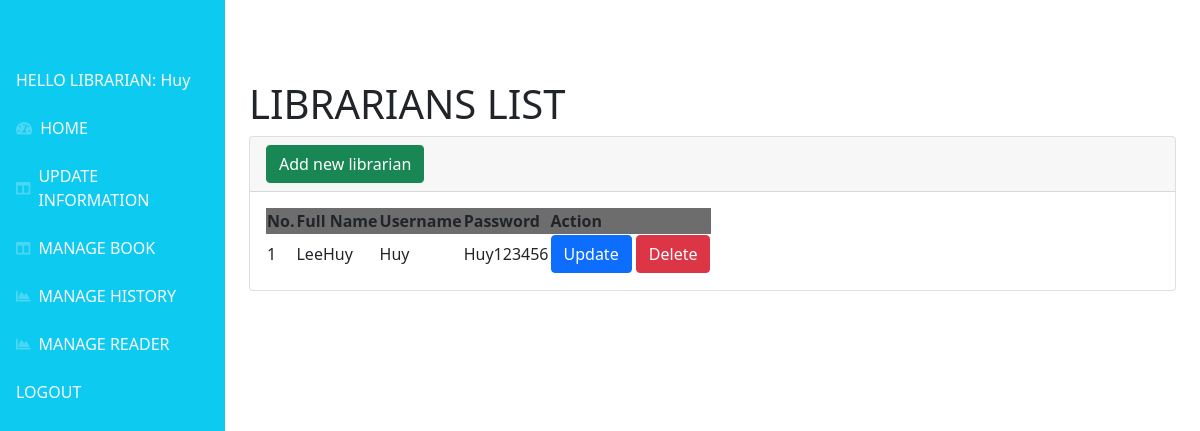
The app's page /admin/nguoidung.php (signed in) with its own data.
### tables this page shows
CREATE TABLE `user` (
  `id` int(11) NOT NULL,
  `fullname` varchar(250) NOT NULL,
  `username` varchar(250) NOT NULL,
  `password` varchar(250) NOT NULL,
  `role` int(11) NOT NULL,
  `status` int(11) NOT NULL
);

### admin/nguoidung.php (the view, shortened to what this page needs)
<!DOCTYPE html>
<html lang="en">
<head>
    <?php include('inc/head.php') ?>
</head>
<body class="sb-nav-fixed">
        <?php include('inc/header.php') ?>
    <div id="layoutSidenav">
        <div class="d-md-none d-lg-block">
            <?php include('inc/menu.php') ?>
        </div>
        <div id="layoutSidenav_content">
            <main>
                <div class="container-fluid px-4">
                    <h1 class="mt-4">LIBRARIANS LIST</h1>
                    <div class="card mb-4">
                        <div class="card-header">
                            <button type="button" class="btn btn-success" data-bs-toggle="modal"
                                data-bs-target="#exampleModalAdd">
                                Add new librarian
                            </button>
                        </div>
                        <div class="card-body">
                            <table id="datatablesSimple">
                                <thead>
                                    <tr style="background-color : #6D6D6D">
                                        <th>No.</th>
                                        <th>Full Name</th>
                                        <th>Username</th>
                                        <th>Password</th>
                                        <th>Action</th>
                                    </tr>
                                </thead>
                                <tbody>
                                    <?php
                                    $query = "SELECT * FROM user WHERE role = 2 ORDER BY id DESC";
                                    $result = mysqli_query($connect, $query);
                                    $stt = 1;
                                    while ($arUser = mysqli_fetch_array($result, MYSQLI_ASSOC)) {
                                        $idModelDel = "exampleModalDel" . $arUser["id"];
                                        $idModelEdit = "exampleModalEdit" . $arUser["id"];
                                    ?>
                                    <tr>
                                        <td><?php echo $stt ?></td>
                                        <td><?php echo $arUser["fullname"] ?></td>
                                        <td><?php echo $arUser["username"] ?></td>
                                        <td><?php echo $arUser["password"] ?></td>
                                        <td>
                                            <button type="button" class="btn btn-primary" data-bs-toggle="modal"
                                                data-bs-target="#<?php echo $idModelEdit ?>">
                                                Update
                                            </button>
                                            <button type="button" class="btn btn-danger" data-bs-toggle="modal"
                                                data-bs-target="#<?php echo $idModelDel ?>">
                                                Delete
                                            </button>
                                        </td>
                                    </tr>
                                    <?php $stt++;
                                    } ?>
                                </tbody>
                            </table>
                        </div>
                    </div>
                </div>
            </main>
        </div>
    </div>
</body>
</html>

### records on screen
user: fullname "LeeHuy", username "Huy", password "Huy123456"

### other values on screen
$_SESSION['hoten'] "Huy"
